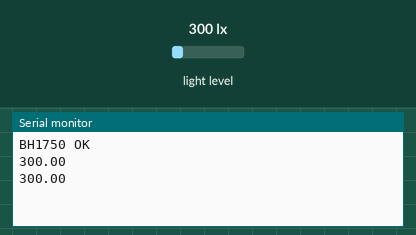
Recording of a sketch running on a simulated Arduino Uno, built with avr-gcc and run on an emulated ATmega328P. On the bench: the last lines printed to the serial monitor. The test bench sets the inputs (shaded band); at power-on: light level 300 lx.

Above: at 2.8 s.
2.9 s: light level set to 40 lx
At 4.4 s:
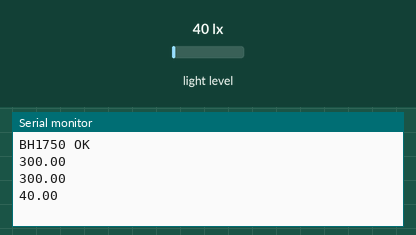
5.6 s: light level set to 500 lx
At 7.2 s:
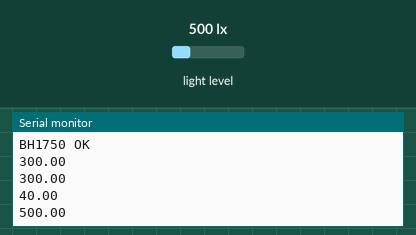
Timing chart, 0 to 8.7 s (numbered marks = the images above; inputs shaded):
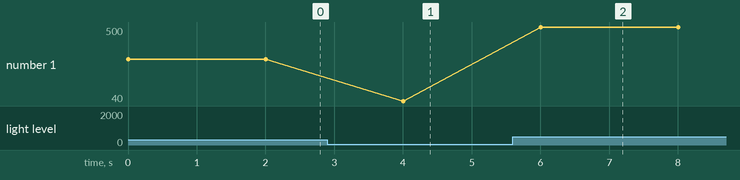

Measured:
- after the input at 2.9 s, the serial monitor: prints a new line after 1.1 s (image 1)
- after the input at 5.6 s, the serial monitor: prints a new line after 0.40 s (image 2)
- plotted number 1: 300 → 40 after the input at 2.9 s, 40 → 500 after the input at 5.6 s

The sketch:

lightSensor.ino
```cpp
//Serial print light sensor values
#include <Wire.h>
#include <BH1750.h>

BH1750 lightMeter;

void setup() {
  Serial.begin(115200);
  Wire.begin();           // SDA=D4, SCL=D5 on XIAO MG24
  if (lightMeter.begin(BH1750::CONTINUOUS_HIGH_RES_MODE)) {
    Serial.println("BH1750 OK");
  } else {
    Serial.println("BH1750 fail");
  }
}

void loop() {
  float lux = lightMeter.readLightLevel();   // returns lux as float
  if (lux >= 0) {
    // Send only the value as CSV (e.g., 123.45\n)
    Serial.println(lux, 2);
  }
  delay(2000);
}
```
